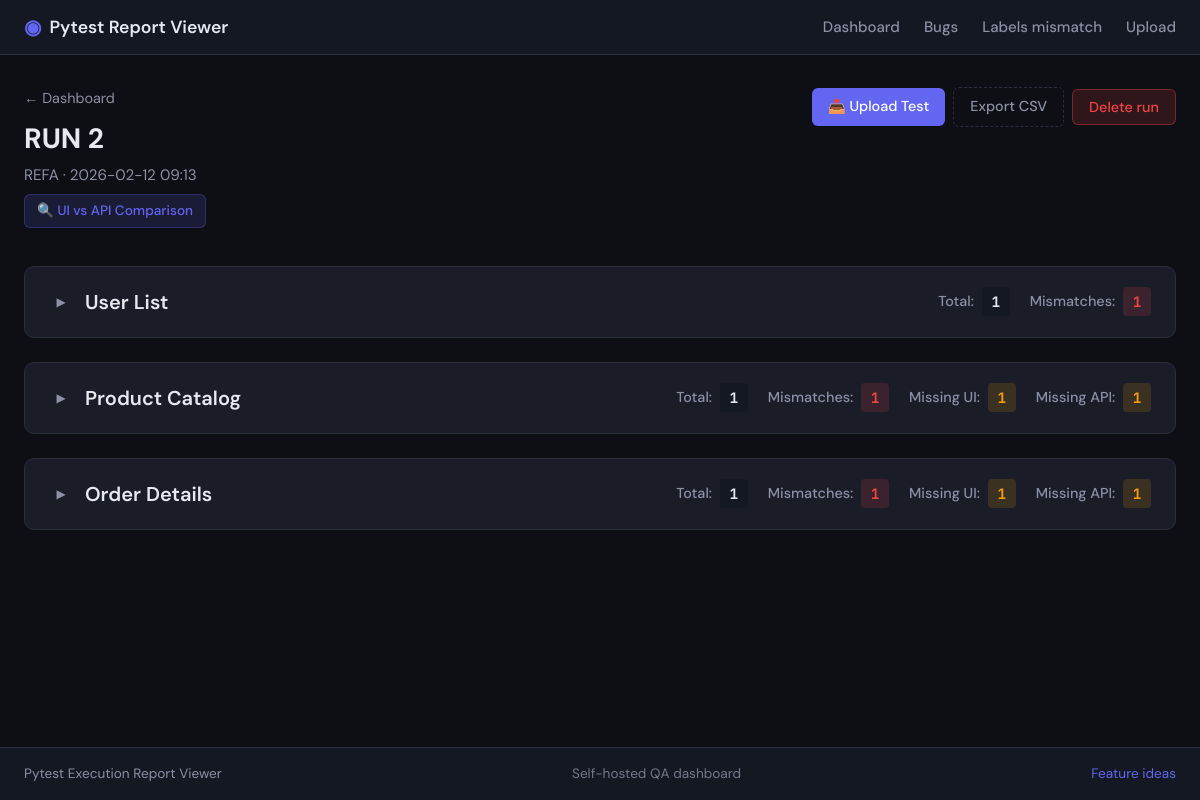
Page /runs/2 on the committed database.
### app/models.py (models this page shows, shortened)
class TestRun(Base):
    __tablename__ = "test_runs"
    id = Column(Integer, primary_key=True, index=True)
    name = Column(String(255), nullable=True)  # user-defined run name
    project = Column(String(255), default="default", index=True)
    created_at = Column(DateTime, default=datetime.utcnow)
    results = relationship("TestResult", back_populates="run", cascade="all, delete-orphan")

### app/main.py (the view)
@app.get("/runs/{run_id}", response_class=HTMLResponse)
def run_detail(
    request: Request,
    run_id: int,
    added: Optional[int] = None,
    db: Session = Depends(get_db),
):
    run = crud.get_run(db, run_id)
    if not run:
        raise HTTPException(404, "Run not found")
    results = crud.get_results_by_run(db, run_id)
    for r in results:
        r.screenshot_list = crud.get_screenshots_for_result(db, r.id)
        db_links = crud.get_bug_links(db, r.id)
        if r.bug_link and not any(bl.url == r.bug_link for bl in db_links):
            r.bug_links_list = [{"id": None, "label": "Bug link", "url": r.bug_link}] + [
                {"id": bl.id, "label": bl.label, "url": bl.url} for bl in db_links
            ]
        else:
            r.bug_links_list = [{"id": bl.id, "label": bl.label, "url": bl.url} for bl in db_links]
    unique_bugs_run = crud.get_unique_bugs_for_run(db, run_id)
    seen_urls = {b["url"] for b in unique_bugs_run}
    for r in results:
        if r.bug_link and r.bug_link.strip() and r.bug_link not in seen_urls:
            unique_bugs_run.append({"url": r.bug_link, "label": "Bug link", "test_count": 1})
            seen_urls.add(r.bug_link)
    from app.comparison_parser import is_comparison_run, parse_comparison_data
    comparison_data = None
    if is_comparison_run(results):
        comparison_data = parse_comparison_data(results)
        if comparison_data:
            return templates.TemplateResponse(
                "run_detail_comparison.html",
                {
                    "request": request,
                    "run": run,
                    "results": results,
                    "unique_bugs_run": unique_bugs_run,
                    "added": added,
                    "comparison_data": comparison_data,
                },
            )
    return templates.TemplateResponse(
        "run_detail.html",
        {
            "request": request,
            "run": run,
            "results": results,
            "unique_bugs_run": unique_bugs_run,
            "added": added,
        },
    )

### app/templates/run_detail_comparison.html (shortened to what this page needs)
{% extends "base.html" %}
{% block content %}
<div class="page-header run-detail-header">
    <div>
        <a href="/" class="back-link">← Dashboard</a>
        <details class="run-name-edit">
            <summary class="run-name-display">{{ run.name or ('Run #' ~ run.id) }}</summary>
        </details>
        <p class="subtitle">{{ run.project }} · {{ run.created_at.strftime('%Y-%m-%d %H:%M') }}</p>
        <p class="comparison-badge">🔍 UI vs API Comparison</p>
    </div>
    <div class="run-actions">
        <form action="{{ request.url_for('upload_results_to_run', run_id=run.id) }}" method="post" enctype="multipart/form-data" class="upload-form-inline">
            <label for="file-input-{{ run.id }}" class="btn btn-primary">
                <span>📤 Upload Test</span>
            </label>
        </form>
        <a href="{{ request.url_for('export_run_csv', run_id=run.id) }}" class="btn btn-ghost">Export CSV</a>
        <form action="{{ request.url_for('delete_run', run_id=run.id) }}" method="post" class="delete-run-form" onsubmit="return confirm('Delete this run and all its test results, bug links, and screenshots?');">
            <button type="submit" class="btn btn-danger">Delete run</button>
        </form>
    </div>
</div>
{% for test in comparison_data.tests %}
{% set summary = test.summary %}
<div class="test-container">
    <div class="test-header-collapsed" data-test-index="{{ loop.index0 }}">
        <div class="test-header-content">
            <div class="test-header-left">
                <button class="test-expand-btn" aria-expanded="false">
                    <span class="expand-icon">▶</span>
                </button>
                <h2 class="test-title">{{ test.test_name }}</h2>
            </div>
            <div class="test-header-right">
                <div class="test-summary-stats">
                    <span class="summary-stat">
                        <span class="summary-label">Total:</span>
                        <span class="summary-value">{{ summary.get('total_records', 0) }}</span>
                    </span>
                    {% if summary.get('mismatched_records', 0) > 0 %}
                    <span class="summary-stat summary-error">
                        <span class="summary-label">Mismatches:</span>
                        <span class="summary-value">{{ summary.get('mismatched_records', 0) }}</span>
                    </span>
                    {% endif %}
                    {% if summary.get('missing_in_ui', 0) > 0 %}
                    <span class="summary-stat summary-warning">
                        <span class="summary-label">Missing UI:</span>
                        <span class="summary-value">{{ summary.get('missing_in_ui', 0) }}</span>
                    </span>
                    {% endif %}
                    {% if summary.get('missing_in_api', 0) > 0 %}
                    <span class="summary-stat summary-warning">
                        <span class="summary-label">Missing API:</span>
                        <span class="summary-value">{{ summary.get('missing_in_api', 0) }}</span>
                    </span>
                    {% endif %}
                </div>
            </div>
        </div>
    </div>
</div>
{% endfor %}
{% endblock %}

### app/static/style.css (style rules this page uses)
:root { --bg: #0d0f14; --bg-elevated: #141822; --bg-card: #1a1d28; --border: #2a2e3d; --text: #e6e9f0; --text-muted: #8b90a5; --accent: #6366f1; --accent-hover: #818cf8; --passed: #22c55e; --failed: #ef4444; --skipped: #f59e0b; --radius: 10px; --font-sans: "DM Sans", system-ui, sans-serif; --font-mono: "JetBrains Mono", monospace; }
* { box-sizing: border-box; }
body { margin: 0; min-height: 100vh; font-family: var(--font-sans); font-size: 15px; line-height: 1.5; color: var(--text); background: var(--bg); display: flex; flex-direction: column; }
.page-header { margin-bottom: 1.5rem; }
.subtitle { margin: 0; color: var(--text-muted); font-size: 0.95rem; }
.run-detail-header { display: flex; flex-wrap: wrap; align-items: flex-start; justify-content: space-between; gap: 1rem; }
.run-detail-header .run-actions { display: flex; gap: 0.5rem; align-items: center; }
.run-detail-header .run-actions form { margin: 0; }
.run-name-edit summary { list-style: none; cursor: pointer; }
.run-name-display { font-size: 1.75rem; font-weight: 700; margin: 0 0 0.25rem 0; }
.run-detail-header .back-link { display: inline-block; margin-bottom: 0.5rem; color: var(--text-muted); text-decoration: none; font-size: 0.9rem; }
.btn { display: inline-flex; align-items: center; justify-content: center; padding: 0.5rem 1rem; font-family: inherit; font-size: 0.9rem; font-weight: 500; border-radius: 6px; cursor: pointer; border: none; text-decoration: none; transition: background 0.15s, color 0.15s; }
.btn-primary { background: var(--accent); color: white; }
.btn-danger { background: rgba(239, 68, 68, 0.15); color: var(--failed); border: 1px solid rgba(239, 68, 68, 0.4); }
.btn-ghost { background: transparent; color: var(--text-muted); border: 1px dashed var(--border); }
.run-type-badge, .comparison-badge { display: inline-block; margin-top: 0.5rem; padding: 0.35rem 0.75rem; border-radius: 6px; font-size: 0.85rem; font-weight: 500; }
.comparison-badge { background: rgba(99, 102, 241, 0.15); border: 1px solid rgba(99, 102, 241, 0.3); color: var(--accent); }
.upload-form-inline { display: inline-flex; align-items: center; gap: 0.5rem; }
.file-input-inline + label { cursor: pointer; margin: 0; }
.test-container { margin-bottom: 1.5rem; background: var(--bg-card); border: 1px solid var(--border); border-radius: var(--radius); overflow: hidden; transition: all 0.2s; }
.test-header-collapsed { padding: 1.25rem 1.5rem; cursor: pointer; transition: all 0.2s; }
.test-header-content { display: flex; align-items: center; justify-content: space-between; gap: 1.5rem; flex-wrap: wrap; }
.test-header-left { display: flex; align-items: center; gap: 0.75rem; flex: 1; min-width: 200px; }
.test-expand-btn { background: transparent; border: none; color: var(--text-muted); cursor: pointer; padding: 0.25rem; display: flex; align-items: center; justify-content: center; width: 24px; height: 24px; border-radius: 4px; transition: all 0.2s; flex-shrink: 0; }
.expand-icon { font-size: 0.75rem; transition: transform 0.2s; display: inline-block; }
.test-title { font-size: 1.25rem; font-weight: 600; color: var(--text); margin: 0; }
.test-header-right { display: flex; align-items: center; gap: 1rem; }
.test-summary-stats { display: flex; gap: 1.25rem; flex-wrap: wrap; align-items: center; }
.summary-stat { display: flex; align-items: center; gap: 0.5rem; font-size: 0.9rem; }
.summary-label { color: var(--text-muted); font-weight: 500; }
.summary-value { font-weight: 700; font-family: var(--font-mono); color: var(--text); padding: 0.25rem 0.6rem; background: var(--bg-elevated); border-radius: 4px; }
.summary-stat.summary-error .summary-value { background: rgba(239, 68, 68, 0.15); color: var(--failed); }
.summary-stat.summary-warning .summary-value { background: rgba(245, 158, 11, 0.15); color: var(--skipped); }

### rows in the picture
TestRun: name "RUN 2", project "REFA", created_at "2026-02-12 09:13"

### other values in the picture
{{ test.test_name }} "User List" "Product Catalog" "Order Details"
{{ summary.get('total_records', 0) }} "1" "1" "1"
{{ summary.get('mismatched_records', 0) }} "1" "1" "1"
{{ summary.get('missing_in_ui', 0) }} "1" "1"
{{ summary.get('missing_in_api', 0) }} "1" "1"
